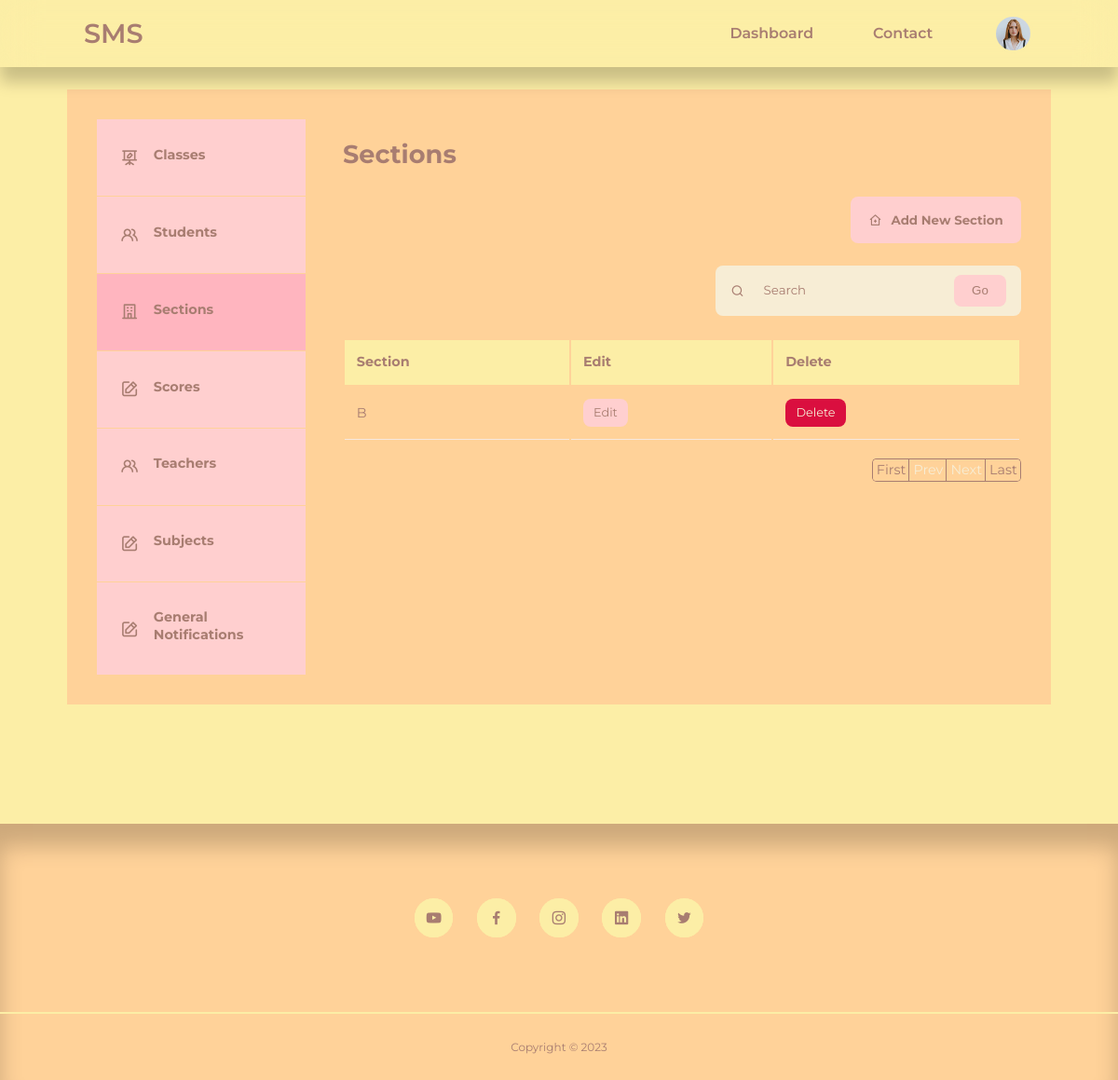
Screenshot of /admin/sections.php (signed in) with the database file from the repository.
### tables this page shows
CREATE TABLE `sms_user` (
  `id` int(11) UNSIGNED NOT NULL,
  `firstname` varchar(50) NOT NULL,
  `lastname` varchar(50) NOT NULL,
  `username` varchar(50) NOT NULL,
  `email` varchar(100) NOT NULL,
  `password` varchar(255) NOT NULL,
  `avatar` varchar(255) NOT NULL,
  `is_admin` tinyint(1) NOT NULL
);

CREATE TABLE `sms_section` (
  `section_id` int(11) UNSIGNED NOT NULL,
  `section` varchar(50) NOT NULL
);

### admin/partials/header.php (called while the page is built, shortened)
<?php
require '../partials/header.php';

### admin/sections.php (the view, shortened to what this page needs)
<?php
include 'partials/header.php';
$sql = "SELECT section_id, section FROM sms_section ORDER BY section_id";
$no_of_sections = mysqli_query($connection, $sql);
?>
<section class="dashboard">
    <div class="container dashboard__container">
        <aside>
            <ul>
				<li><a href="classes.php"><i class="uil uil-presentation-edit"></i>
                    <h5>Classes</h5>
                </a></li>
                <li><a href="students.php"><i class="uil uil-users-alt"></i>
                    <h5>Students</h5>
                </a></li>
                <li><a href="sections.php" class="active"><i class="uil uil-building"></i>
                    <h5>Sections</h5>
                </a></li>
                <li><a href="scores.php"><i class="uil uil-edit"></i>
                    <h5>Scores</h5>
                </a></li>
                <li><a href="teachers.php"><i class="uil uil-users-alt"></i>
                    <h5>Teachers</h5>
                </a></li>
                <li><a href="subjects.php"><i class="uil uil-edit"></i>
                    <h5>Subjects</h5>
                </a></li>
                <li><a href="general-notis.php"><i class="uil uil-edit"></i>
                    <h5>General Notifications</h5>
                </a></li>
            </ul>
        </aside>
        <main>
            <h2>Sections</h2>
            <div class="utilities-container">
                <p>
                    <?php if(isset($_SESSION['user_is_admin'])): ?>
                    <button name="section-pop-up" class="btnLogin-popup"><i class="uil uil-clinic-medical"></i>Add New Section</button>
                    <?php endif ?>
                    <form class="search__bar-container" action="<?= ROOT_URL ?>admin/section-search-logic.php" method="GET">
                    <div class="search-bar">
                        <i class="uil uil-search"></i>
                        <input type="search" name="section-search" placeholder="Search">
                    </div>
                    <button type="submit" name="submit" class="btn">Go</button>
                    </form>
                </p>
            </div>
            <?php if(mysqli_num_rows($no_of_sections) > 0) : ?>
            <table>
                <thead>
                    <tr>
                        <th>Section</th>
                        <?php if(isset($_SESSION['user_is_admin'])): ?>
                        <th>Edit</th>
                        <th>Delete</th>
                        <?php endif ?>
                    </tr>
                </thead>
                <tbody>
                <?php
                if (isset($_GET['pageno'])) {
                    $pageno = $_GET['pageno'];
                } else {
                    $pageno = 1;
                }
                $no_of_records_per_page = 10;
                $offset = ($pageno-1) * $no_of_records_per_page;
                $total_pages_sql = "SELECT COUNT(*) FROM sms_section";
                $result = mysqli_query($connection, $total_pages_sql);
                $total_rows = mysqli_fetch_array($result)[0];
                $total_pages = ceil($total_rows / $no_of_records_per_page);
                $query = "SELECT section_id, section FROM sms_section ORDER BY section_id LIMIT $offset, $no_of_records_per_page";
                $sections = mysqli_query($connection, $query);
                ?>
                <?php while($section = mysqli_fetch_array($sections)) : ?>
                    <tr>
                        <td><?= $section['section'] ?></td>
                        <?php if(isset($_SESSION['user_is_admin'])): ?>
                            <td><a href="<?= ROOT_URL ?>admin/edit-section.php?id=<?= $section['section_id']?>" class="btn sm">Edit</a></td>
                            <td><a href="<?= ROOT_URL ?>admin/delete-section.php?id=<?= $section['section_id']?>" class="btn sm danger">Delete</a></td>
                        <?php endif ?>
                    </tr>
                    <?php endwhile ?>
                </tbody>
            </table>
            <?php else : ?>
                <div class="alert__message error search"><?= "No section found." ?></div>
            <?php endif ?>
            <ul class="pagination">
                <li><a href="?pageno=1">First</a></li>
                <li class="<?php if($pageno <= 1){ echo 'disabled'; } ?>">
                    <a href="<?php if($pageno <= 1){ echo '#'; } else { echo "?pageno=".($pageno - 1); } ?>">Prev</a>
                </li>
                <li class="<?php if($pageno >= $total_pages){ echo 'disabled'; } ?>">
                    <a href="<?php if($pageno >= $total_pages){ echo '#'; } else { echo "?pageno=".($pageno + 1); } ?>">Next</a>
                </li>
                <li><a href="?pageno=<?php echo $total_pages; ?>">Last</a></li>
            </ul>
        </main>
    </div>
</section>
<?php
include '../partials/footer.php';
?>

### partials/header.php (shortened to what this page needs)
<?php
require 'config/database.php';
if(isset($_SESSION['user-id'])) {
    $id = filter_var($_SESSION['user-id'], FILTER_SANITIZE_NUMBER_INT);
    $query = "SELECT avatar FROM sms_user WHERE id = $id";
    $result = mysqli_query($connection, $query);
    $avatar = mysqli_fetch_assoc($result);
}
?>
<!DOCTYPE html>
<html lang=""en>
    <head>
        <link rel="stylesheet" href="<?= ROOT_URL ?>/css/style.css?v=<?php echo time(); ?>">
        <link rel="stylesheet" href="https://unicons.iconscout.com/release/v4.0.0/css/line.css">
    </head>
    <body>
        <nav>
            <div class="container nav__container">
                <a href="<?= ROOT_URL ?>/admin/students.php" class="nav__logo">SMS</a>
                <ul class="nav__items">
                    <li><a href="<?= ROOT_URL ?>admin/students.php">Dashboard</a></li>
                    <li><a href="<?= ROOT_URL ?>contact.php">Contact</a></li>
                    <?php if(isset($_SESSION['user-id'])): ?>
                    <li class="nav__profile">
                        <div class="avatar">
                           <img src="<?= ROOT_URL . 'images/' . $avatar['avatar'] ?>">
                        </div>
                    </li>
                    <?php else : ?>
                    <li><a href="<?= ROOT_URL ?>signin.php">Sign In</a></li>
                    <?php endif ?>
                </ul>
            </div>
        </nav>

### rows the page displays
sms_user: avatar (picture)
sms_section: section "B"
